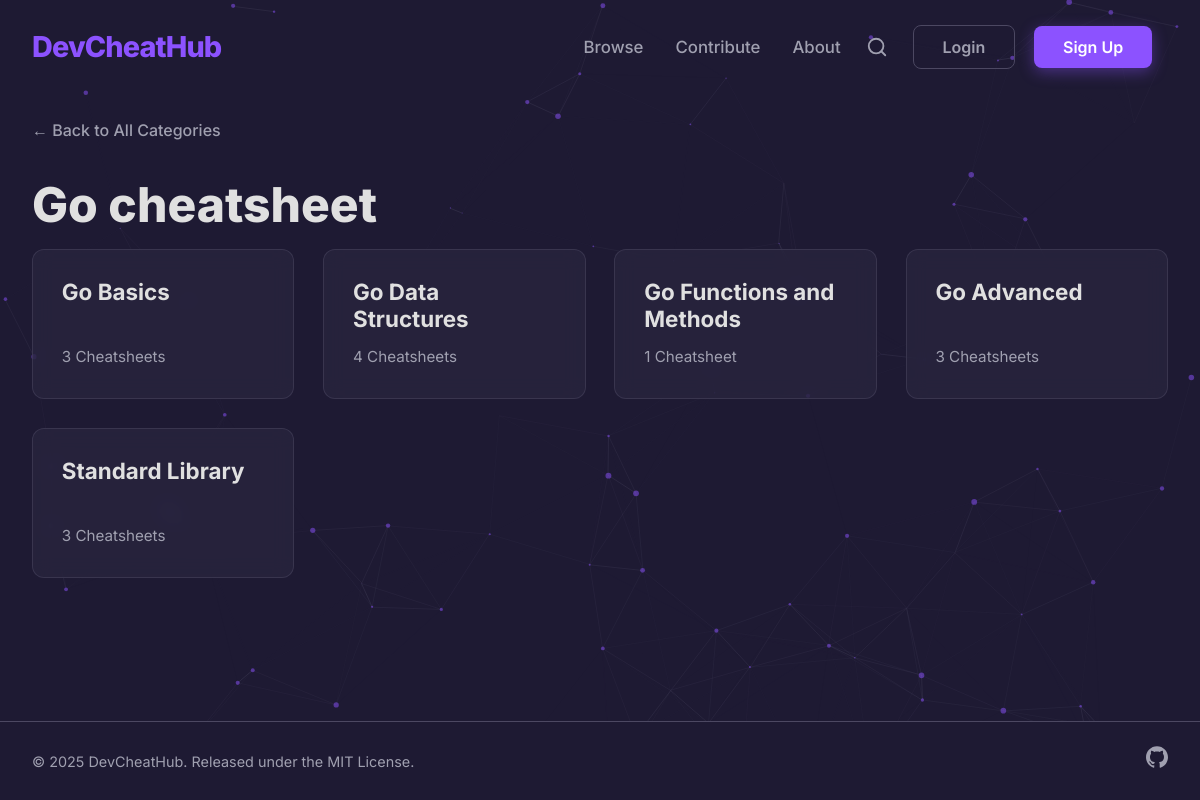
The page /category/go/ on the database its author committed.
### core/models.py (models this page shows, shortened)
class Category(models.Model):
    name = models.CharField(max_length=100)
    slug = models.SlugField(max_length=100, unique=True, blank=True)
    parent = models.ForeignKey(
        'self',
        on_delete=models.CASCADE,
        null=True,
        blank=True,
        related_name='subcategories'
    )
    order = models.PositiveIntegerField(default=0)
    icon = models.FileField(upload_to='category_icons/', null=True, blank=True)
    class Meta:
        verbose_name_plural = "Categories"
        ordering = ['order']
        unique_together = ('parent', 'name')

### core/views.py (the view, shortened to what this page needs)
# urls.py: path('category/<slug:category_slug>/', views.category_detail, name='category_detail'),
def category_detail(request, category_slug):
    category = get_object_or_404(Category, slug=category_slug)
    if category.subcategories.exists():
        context = {
            'category': category,
            'subcategories': category.subcategories.all()
        }
        return render(request, 'core/subcategory_list.html', context)

### templates/core/subcategory_list.html (shortened to what this page needs)
{% extends "base.html" %}
{% block content %}
<div class="container">
    <a href="{% url 'category_list' %}#browse-categories" class="breadcrumb">&larr; Back to All Categories</a>
    <h1 class="page-title">{{ category.name }} cheatsheet</h1>
    <div class="card-grid">
        {% for sub in subcategories %}
            <a href="{% url 'category_detail' sub.slug %}" class="card-link">
                <div class="card">
                    <h2 class="card-title">{{ sub.name }}</h2>
                    <p class="card-count">{{ sub.cheatsheets.count }} Cheatsheet{{ sub.cheatsheets.count|pluralize }}</p>
                </div>
            </a>
        {% empty %}
            <p>No topics found in this category.</p>
        {% endfor %}
    </div>
</div>
{% endblock %}

### static/css/styles.css (style rules this page uses)
:root { --primary-bg: #1E1A33; --secondary-bg: #2C2842; --accent-color: #8C52FF; --text-primary: #E0E0E0; --text-secondary: #A0A0B0; --card-bg: #2C2842; --border-color: #4C4862; --code-bg: #211D34; --gradient-start: #8C52FF; --gradient-end: #00C2FF; --btn-hover-border: #00C2FF; }
body { background-color: var(--primary-bg); color: var(--text-primary); font-family: 'Inter', sans-serif, -apple-system, BlinkMacSystemFont, "Segoe UI", Roboto, Helvetica, Arial, "Apple Color Emoji", "Segoe UI Emoji", "Segoe UI Symbol"; margin: 0; font-size: 16px; line-height: 1.6; -webkit-font-smoothing: antialiased; -moz-osx-font-smoothing: grayscale; pointer-events: none; user-select: none; -webkit-user-select: none; }
h1, h2, h3, h4, h5, h6 { color: var(--text-primary); line-height: 1.2; margin-top: 0; }
p { color: var(--text-secondary); }
.container { max-width: 1200px; margin: 0 auto; padding: 1.5rem 2rem; }
#particles-js, .main-header, .btn, a, button, input, textarea, .card, .snippet-container, .CodeMirror { pointer-events: auto; }
.card-grid { display: grid; grid-template-columns: repeat(4, 1fr); gap: 1.8rem; }
.card-link { text-decoration: none; }
.card { background-color: rgba(44, 40, 66, 0.6); -webkit-backdrop-filter: blur(10px); backdrop-filter: blur(10px); padding: 1.8rem; border-radius: 12px; border: 1px solid rgba(76, 72, 98, 0.5); transition: transform 0.3s ease, box-shadow 0.3s ease, border-color 0.3s ease; display: flex; flex-direction: column; justify-content: space-between; min-height: 150px; position: relative; overflow: hidden; }
.card::before { content: ''; position: absolute; top: -50%; left: -50%; width: 200%; height: 200%; background: radial-gradient(circle at center, rgba(140, 82, 255, 0.05) 0%, transparent 70%); opacity: 0; transition: opacity 0.3s ease; z-index: 0; }
.card-title { margin: 0 0 0.75rem 0; color: var(--text-primary); font-size: 1.4rem; font-weight: 700; z-index: 1; }
.card-count { margin: 0; color: var(--text-secondary); font-size: 0.95rem; z-index: 1; }
.page-title { font-size: 3rem; font-weight: 800; color: var(--text-primary); margin-bottom: 1rem; border-bottom: none; }
.breadcrumb { color: var(--text-secondary); text-decoration: none; display: inline-flex; align-items: center; margin-bottom: 2rem; font-weight: 500; }
html { height: 100%; box-sizing: border-box; }
*, *::before, *::after { box-sizing: inherit; }
body { display: flex; flex-direction: column; min-height: 100vh; }

### rows shown on the page
Category: name "Go Basics", cheatsheets.count "3"
Category: name "Go Data Structures", cheatsheets.count "4"
Category: name "Go Functions and Methods", cheatsheets.count "1"
Category: name "Go Advanced", cheatsheets.count "3"
Category: name "Standard Library", cheatsheets.count "3"
